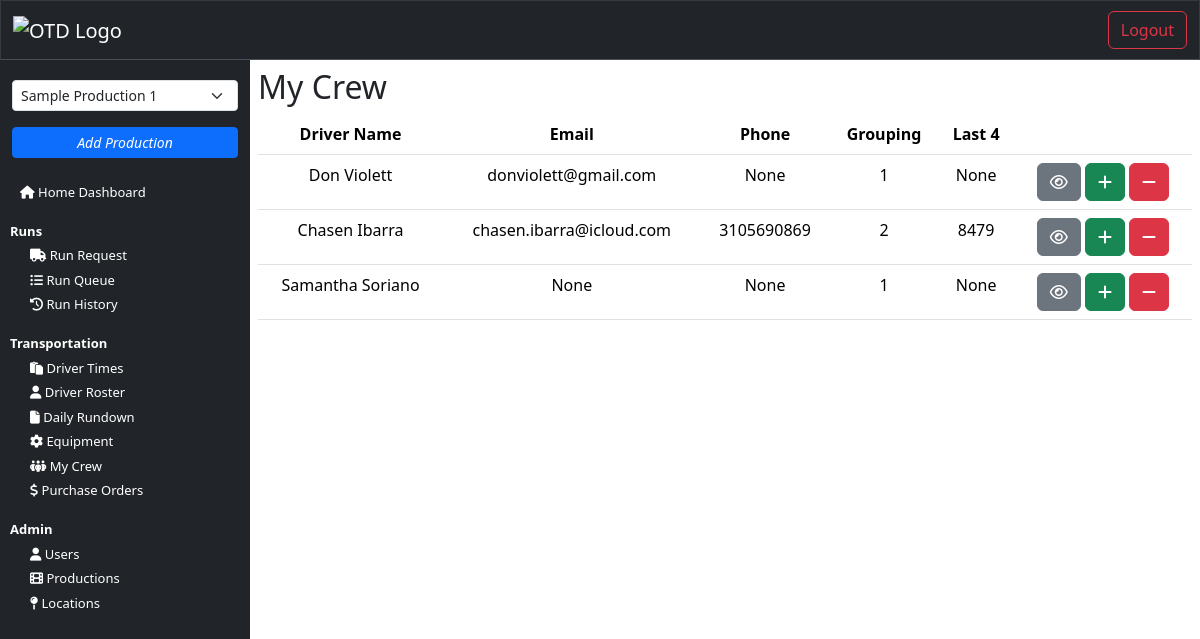
Page /my_crew/ (signed in) on the earlier database version.
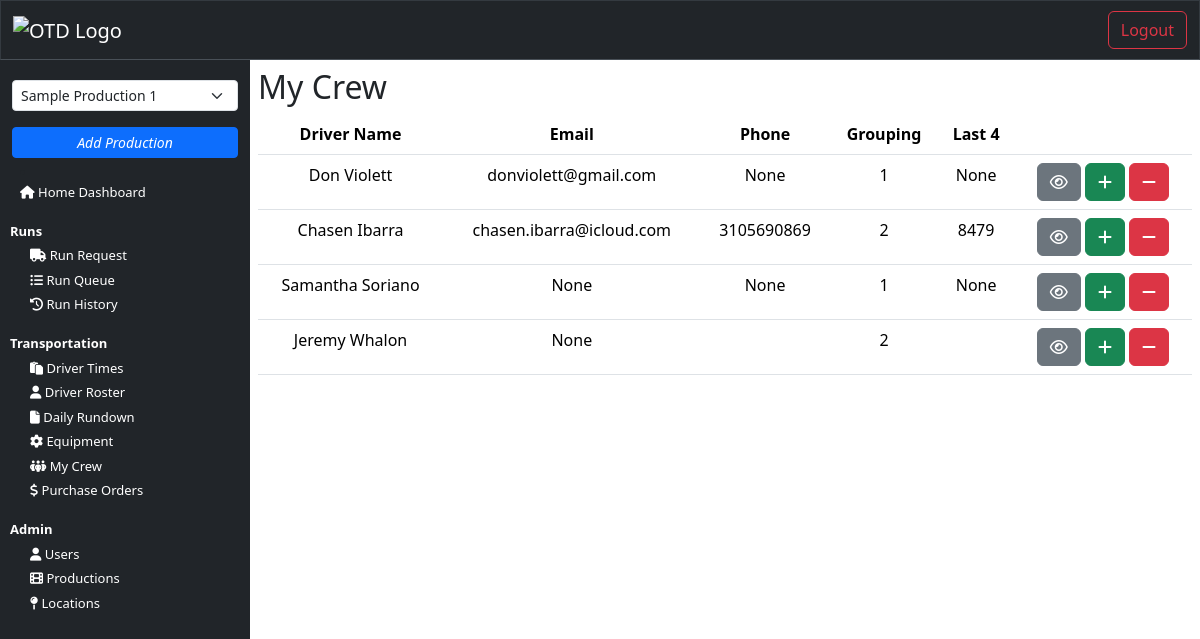
Same page on the later database version.
### transportation/models.py (models this page shows, shortened)
class MyCrew(models.Model):
    coordinator_email = models.EmailField(_('email address'), null=True, blank=True)
    my_crew_user = models.OneToOneField(settings.AUTH_USER_MODEL, on_delete=models.CASCADE) # Use custom user model
    my_crew_first_name = models.CharField(max_length=150, null=True, blank=True)
    my_crew_last_name = models.CharField(max_length=150, null=True, blank=True)
    my_crew_driver_email = models.EmailField(_('email address'), null=True, blank=True)
    my_crew_driver_birthdate = models.DateField(null=True, blank=True)
    my_crew_driver_phone = models.CharField(max_length=15, null=True, blank=True)
    my_crew_occupation_code = models.CharField(max_length=4, null=True, blank=True)
    my_crew_job_classification = models.CharField(max_length=50, null=True, blank=True)
    my_crew_production_status = models.CharField(max_length=50, null=True, blank=True) # On production or off production
    my_crew_rate = models.DecimalField(max_digits=6, decimal_places=2, null=True, blank=True)
    my_crew_grouping = models.IntegerField(null=True, blank=True)
    my_crew_local = models.IntegerField(null=True, blank=True)
    my_crew_last_4 = models.CharField(max_length=6, null=True, blank=True)
    my_crew_drivers_license_number = models.CharField(max_length=20, null=True, blank=True)
    my_crew_drivers_license_expiration = models.DateField(null=True, blank=True)
    my_crew_drivers_license_state = models.CharField(max_length=2, null=True, blank=True)
    my_crew_drivers_license_class = models.CharField(max_length=2, null=True, blank=True)
    my_crew_drivers_license_endorsements = models.CharField(max_length=50, null=True, blank=True)
    my_crew_drivers_license_restrictions = models.CharField(max_length=50, null=True, blank=True)
    my_crew_medical_card_expiration = models.DateField(null=True, blank=True)
    is_active = models.BooleanField(default=True)
    my_crew_production_history = models.ManyToManyField(Production, blank=True)

### interface/views.py (the view)
# urls.py: path('my_crew/', views.my_crew, name="my_crew"),
@login_required(login_url='login')
def my_crew(request):
    user = get_object_or_404(NewUser, id=request.user.id)
    user_productions = user.productions.filter(is_active=True)
    email = request.session.get('email')
    my_crews = MyCrew.objects.filter(coordinator_email=email)
    context = {
        'user_productions': user_productions,
        'my_crews': my_crews,
    }
    return render(request, 'interface/my_crew.html', context)

### interface/templates/interface/my_crew.html
{% extends 'interface/layout.html' %}
{% block content %}
<h2>My Crew</h2>
{% if my_crews %}
    <table class="table">
        <thead>
            <tr>
                <th>Driver Name</th>
                <th>Email</th>
                <th>Phone</th>
                <th>Grouping</th>
                <th>Last 4</th>
                <th></th>
            </tr>
        </thead>
        <tbody>
            {% for my_crew in my_crews %}
                <tr>
                    <td>{{ my_crew.my_crew_first_name }} {{ my_crew.my_crew_last_name }}</td>
                    <td>{{ my_crew.my_crew_driver_email }}</td>
                    <td>{{ my_crew.my_crew_driver_phone }}</td>
                    <td>{{ my_crew.my_crew_grouping }}</td>
                    <td>{{ my_crew.my_crew_last_4 }}</td>
                    <td>
                        <a class="btn btn-secondary" href="{% url 'crew_member_detail' my_crew.id %}" title="View Details"><i class="fa fa-eye"></i></a>
                        <a class="btn btn-success" href="{% url 'add_to_current_production' my_crew.id %}" title="Add to Production"><i class="fa fa-plus"></i></a>
                        <a class="btn btn-danger" href="{% url 'remove_favorite' my_crew.id %}" title="Remove From Crew"><i class="fa fa-minus"></i></a>
                    </td>
                </tr>
            {% endfor %}
        </tbody>
    </table>
{% else %}
    <p>You have no favorite drivers.</p>
{% endif %}
{% endblock %}

Differences in the rows shown:
added MyCrew: my_crew_first_name "Jeremy", my_crew_last_name "Whalon", my_crew_driver_email "None", my_crew_grouping "2"
